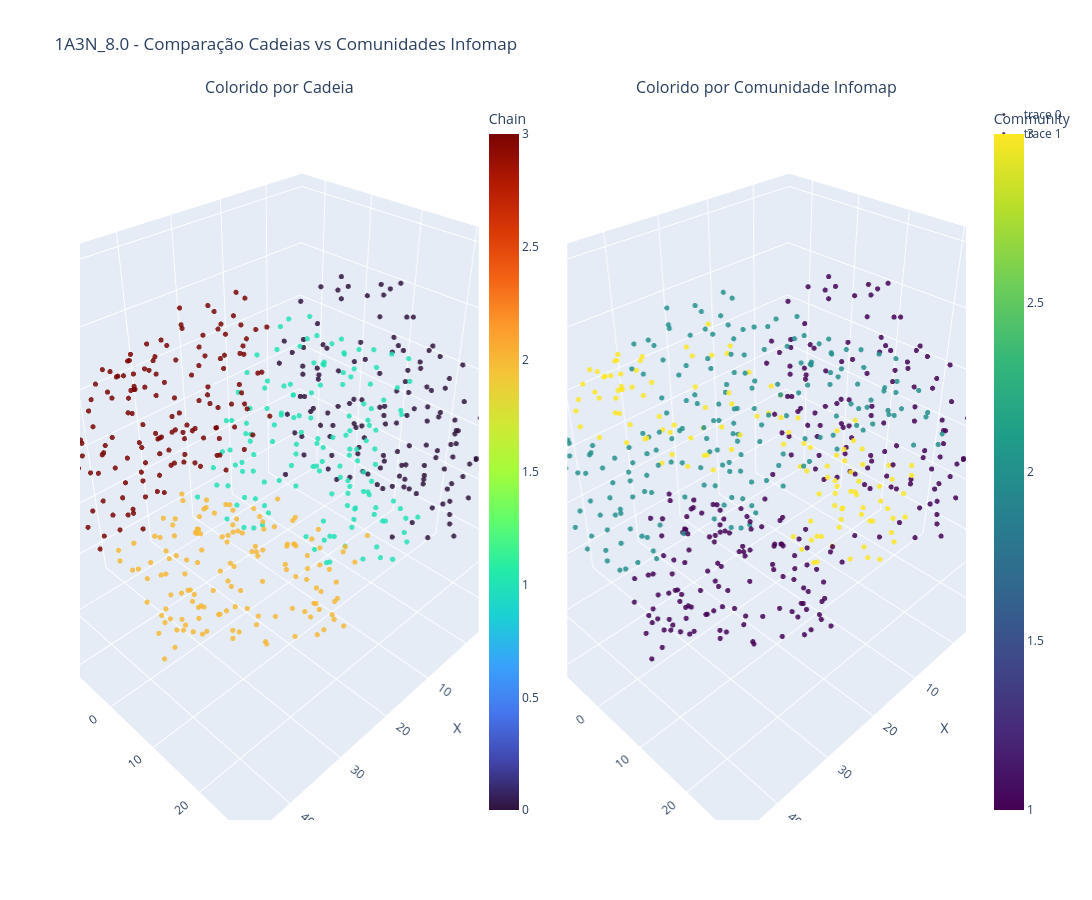

Notebook source saved alongside this figure:
### Code cell
# ==========================================================
# Mapeamento das cadeias para cores
# ==========================================================

all_chains = sorted(
    set(
        nx.get_node_attributes(
            G,
            "chain"
        ).values()
    )
)

chain_to_id = {
    chain:i
    for i,chain in enumerate(all_chains)
}

# ==========================================================
# Coordenadas
# ==========================================================

node_x = []
node_y = []
node_z = []

chain_colors = []
community_colors = []

hover_text = []

for node in G.nodes():

    node_x.append(
        G.nodes[node]["x"]
    )

    node_y.append(
        G.nodes[node]["y"]
    )

    node_z.append(
        G.nodes[node]["z"]
    )

    chain_colors.append(
        chain_to_id[
            G.nodes[node]["chain"]
        ]
    )

    community_colors.append(
        infomap_membership[node]
    )

    hover_text.append(
        f"Node: {node}<br>"
        f"Chain: {G.nodes[node]['chain']}<br>"
        f"Resid: {G.nodes[node]['resid']}"
    )

# ==========================================================
# Figura com 2 cenas 3D
# ==========================================================

fig = make_subplots(
    rows=1,
    cols=2,

    specs=[
        [
            {"type":"scene"},
            {"type":"scene"}
        ]
    ],

    subplot_titles=(
        "Colorido por Cadeia",
        "Colorido por Comunidade Infomap"
    )
)

# ==========================================================
# Cadeias
# ==========================================================

fig.add_trace(

    go.Scatter3d(

        x=node_x,
        y=node_y,
        z=node_z,

        mode="markers",

        marker=dict(

            size=3,

            color=chain_colors,

            colorscale="Turbo",

            opacity=0.85,

            colorbar=dict(
                title="Chain",
                x=0.45
            )
        ),

        text=hover_text,

        hoverinfo="text"

    ),

    row=1,
    col=1
)

# ==========================================================
# Comunidades Infomap
# ==========================================================

fig.add_trace(

    go.Scatter3d(

        x=node_x,
        y=node_y,
        z=node_z,

        mode="markers",

        marker=dict(

            size=3,

            color=community_colors,

            colorscale="Viridis",

            opacity=0.85,

            colorbar=dict(
                title="Community",
                x=1.02
            )
        ),

        text=hover_text,

        hoverinfo="text"

    ),

    row=1,
    col=2
)

# ==========================================================
# Layout
# ==========================================================

fig.update_layout(

    title=(nome_proteina+"_"+str(cutoff)+" - Comparação "
        "Cadeias vs Comunidades Infomap"
    ),

    width=1800,
    height=900,

    scene=dict(
        aspectmode="data",
        xaxis_title="X",
        yaxis_title="Y",
        zaxis_title="Z"
    ),

    scene2=dict(
        aspectmode="data",
        xaxis_title="X",
        yaxis_title="Y",
        zaxis_title="Z"
    )
)

fig.show()

### Figure 1 — Plotly figure (JSON) as saved in the notebook; plotly's stock layout.template omitted (floating-point values rounded to 4 significant figures; data arrays with more than 128 entries replaced by an {"elided": "..."} marker saying what was removed)
{"data": [{"hoverinfo": "text", "marker": {"color": {"elided": "572 int values"}, "colorbar": {"title": {"text": "Chain"}, "x": 0.45}, "colorscale": [[0, "#30123b"], [0.07143, "#4145ab"], [0.1429, "#4675ed"], [0.2143, "#39a2fc"], [0.2857, "#1bcfd4"], [0.3571, "#24eca6"], [0.4286, "#61fc6c"], [0.5, "#a4fc3b"], [0.5714, "#d1e834"], [0.6429, "#f3c63a"], [0.7143, "#fe9b2d"], [0.7857, "#f36315"], [0.8571, "#d93806"], [0.9286, "#b11901"], [1, "#7a0402"]], "opacity": 0.85, "size": 3}, "mode": "markers", "scene": "scene", "text": {"elided": "572 str values"}, "type": "scatter3d", "x": {"elided": "572 float values"}, "y": {"elided": "572 float values"}, "z": {"elided": "572 float values"}}, {"hoverinfo": "text", "marker": {"color": {"elided": "572 int values"}, "colorbar": {"title": {"text": "Community"}, "x": 1.02}, "colorscale": [[0, "#440154"], [0.1111, "#482878"], [0.2222, "#3e4989"], [0.3333, "#31688e"], [0.4444, "#26828e"], [0.5556, "#1f9e89"], [0.6667, "#35b779"], [0.7778, "#6ece58"], [0.8889, "#b5de2b"], [1, "#fde725"]], "opacity": 0.85, "size": 3}, "mode": "markers", "scene": "scene2", "text": {"elided": "572 str values"}, "type": "scatter3d", "x": {"elided": "572 float values"}, "y": {"elided": "572 float values"}, "z": {"elided": "572 float values"}}], "layout": {"annotations": [{"font": {"size": 16}, "showarrow": false, "text": "Colorido por Cadeia", "x": 0.225, "xanchor": "center", "xref": "paper", "y": 1, "yanchor": "bottom", "yref": "paper"}, {"font": {"size": 16}, "showarrow": false, "text": "Colorido por Comunidade Infomap", "x": 0.775, "xanchor": "center", "xref": "paper", "y": 1, "yanchor": "bottom", "yref": "paper"}], "height": 900, "scene": {"aspectmode": "data", "domain": {"x": [0, 0.45], "y": [0, 1]}, "xaxis": {"title": {"text": "X"}}, "yaxis": {"title": {"text": "Y"}}, "zaxis": {"title": {"text": "Z"}}}, "scene2": {"aspectmode": "data", "domain": {"x": [0.55, 1], "y": [0, 1]}, "xaxis": {"title": {"text": "X"}}, "yaxis": {"title": {"text": "Y"}}, "zaxis": {"title": {"text": "Z"}}}, "title": {"text": "1A3N_8.0 - Comparação Cadeias vs Comunidades Infomap"}, "width": 1800}}
